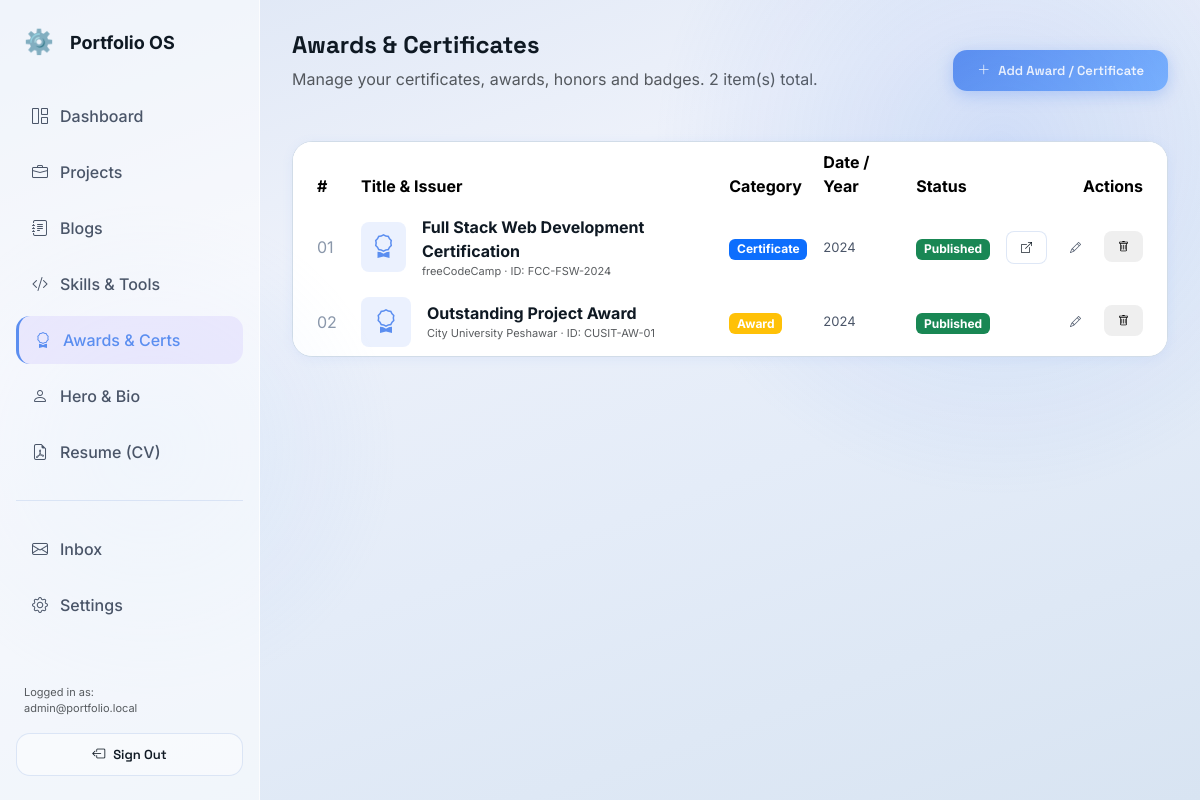
The app's page /admin/certificates/index.php (signed in) with its own data.
### tables this page shows
CREATE TABLE IF NOT EXISTS users (
    id               INT UNSIGNED AUTO_INCREMENT PRIMARY KEY,
    email            VARCHAR(255) NOT NULL UNIQUE,
    password_hash    VARCHAR(255) NOT NULL,
    role             ENUM('owner','editor') NOT NULL DEFAULT 'owner',
    totp_secret      VARCHAR(64)  NULL,
    totp_enabled     TINYINT(1)   NOT NULL DEFAULT 0,
    failed_attempts  INT UNSIGNED NOT NULL DEFAULT 0,
    locked_until     DATETIME     NULL,
    last_login       DATETIME     NULL,
    created_at       DATETIME     NOT NULL DEFAULT CURRENT_TIMESTAMP,
    updated_at       DATETIME     NOT NULL DEFAULT CURRENT_TIMESTAMP ON UPDATE CURRENT_TIMESTAMP,
    INDEX idx_email (email)
);

CREATE TABLE IF NOT EXISTS certificates (
    id             INT UNSIGNED AUTO_INCREMENT PRIMARY KEY,
    title          VARCHAR(255) NOT NULL,
    issuer         VARCHAR(255) NOT NULL,
    issue_date     VARCHAR(50)  NULL,
    credential_id  VARCHAR(100) NULL,
    credential_url VARCHAR(500) NULL,
    image          VARCHAR(255) NULL,
    category       ENUM('certificate','award','badge') NOT NULL DEFAULT 'certificate',
    description    TEXT         NULL,
    sort_order     INT          NOT NULL DEFAULT 0,
    is_published   TINYINT(1)   NOT NULL DEFAULT 1,
    created_at     DATETIME     NOT NULL DEFAULT CURRENT_TIMESTAMP,
    updated_at     DATETIME     NOT NULL DEFAULT CURRENT_TIMESTAMP ON UPDATE CURRENT_TIMESTAMP,
    INDEX idx_category (category),
    INDEX idx_published (is_published),
    INDEX idx_sort (sort_order)
);

### includes/db.php (called while the page is built, shortened)
<?php
class Database
{
    private static ?PDO $instance = null;
    public static function getInstance(): ?PDO
    {
        if (self::$instance === null) {
            $dsn = sprintf(
                'mysql:host=%s;port=%s;dbname=%s;charset=utf8mb4',
                DB_HOST, DB_PORT, DB_NAME
            );
            $options = [
                PDO::ATTR_ERRMODE            => PDO::ERRMODE_EXCEPTION,
                PDO::ATTR_DEFAULT_FETCH_MODE => PDO::FETCH_ASSOC,
                PDO::ATTR_EMULATE_PREPARES   => false,
                PDO::MYSQL_ATTR_INIT_COMMAND => "SET NAMES utf8mb4 COLLATE utf8mb4_unicode_ci",
            ];
            try {
                self::$instance = new PDO($dsn, DB_USER, DB_PASS, $options);
            } catch (PDOException $e) {
                error_log('[DB] Connection failed: ' . $e->getMessage());
                if (defined('APP_ENV') && APP_ENV === 'development') {
                    return null;
                }
                http_response_code(500);
                exit(json_encode(['error' => 'Service temporarily unavailable']));
            }
        }
        return self::$instance;
    }
    public static function select(string $sql, array $params = []): array
    {
        $pdo = self::getInstance();
        $stmt = $pdo->prepare($sql);
        $stmt->execute($params);
        return $stmt->fetchAll();
    }
    public static function selectOne(string $sql, array $params = []): ?array
    {
        $pdo = self::getInstance();
        $stmt = $pdo->prepare($sql);
        $stmt->execute($params);
        $row = $stmt->fetch();
        return $row !== false ? $row : null;
    }
}

### includes/auth.php (called while the page is built, shortened)
<?php
require_once __DIR__ . '/db.php';
require_once __DIR__ . '/security.php';
function requireAdmin(): array
{
    $user = Database::selectOne(
        "SELECT id, email, role, locked_until FROM users WHERE id = ? AND role IN ('owner','editor')",
        [$_SESSION['admin_user_id']]
    );
    return $user;
}

### includes/security.php (called while the page is built, shortened)
<?php
require_once __DIR__ . '/db.php';
function e(mixed $value): string
{
    return htmlspecialchars((string)$value, ENT_QUOTES | ENT_HTML5, 'UTF-8');
}

### admin/certificates/index.php (the view, shortened to what this page needs)
<?php
$activeMenu = 'certificates';
require_once dirname(__DIR__) . '/includes/admin-header.php';
$certificates = Database::select("SELECT * FROM certificates ORDER BY sort_order ASC, created_at DESC");
?>
<div class="top-bar">
  <div>
    <h1 style="font-size:var(--text-2xl); font-weight:var(--weight-bold);">Awards &amp; Certificates</h1>
    <p class="text-muted">Manage your certificates, awards, honors and badges. <?= count($certificates) ?> item(s) total.</p>
  </div>
  <a href="<?= APP_URL ?>/admin/certificates/form.php" class="btn-neu btn-neu--primary">
    <i class="bi bi-plus-lg"></i> Add Award / Certificate
  </a>
</div>
<div class="neu-card" style="padding: 0; overflow: hidden;">
  <div class="table-responsive">
    <table class="table table-hover table-borderless mb-0" style="color:var(--color-text-secondary);">
      <thead style="background:var(--color-surface-2); border-bottom:1px solid var(--color-border);">
        <tr>
          <th class="ps-4" style="width:60px;">#</th>
          <th>Title &amp; Issuer</th>
          <th>Category</th>
          <th>Date / Year</th>
          <th>Status</th>
          <th class="pe-4 text-end">Actions</th>
        </tr>
      </thead>
      <tbody>
        <?php if (empty($certificates)): ?>
          <tr>
            <td colspan="6" class="text-center py-5 text-muted">
              <i class="bi bi-award mb-2" style="font-size:2.5rem; display:block; color:var(--color-accent); opacity:.6;"></i>
              No certificates or awards added yet.
              <br>
              <a href="<?= APP_URL ?>/admin/certificates/form.php" class="btn-neu btn-neu--primary mt-3" style="display:inline-flex;">
                <i class="bi bi-plus-lg me-1"></i> Add your first certificate
              </a>
            </td>
          </tr>
        <?php else: ?>
          <?php foreach ($certificates as $i => $c):
            $isPublished = (bool)($c['is_published'] ?? 1);
            $cat = htmlspecialchars($c['category'] ?? 'certificate');
            $badgeColor = match($cat) {
              'award' => 'warning',
              'badge' => 'info',
              default => 'primary'
            };
          ?>
          <tr style="border-bottom:1px solid var(--color-border);">
            <td class="ps-4" style="vertical-align:middle; color:var(--color-text-muted);">
              <?= str_pad((string)($i+1), 2, '0', STR_PAD_LEFT) ?>
            </td>
            <td style="vertical-align:middle;">
              <div class="flex items-center gap-3">
                <?php if (!empty($c['image']) && file_exists(UPLOAD_PATH . '/certificates/' . $c['image'])): ?>
                  <img src="<?= APP_URL ?>/uploads/certificates/<?= e($c['image']) ?>" alt="Thumbnail"
                       style="width:50px; height:50px; object-fit:cover; border-radius:var(--radius-sm); border:1px solid var(--color-border);">
                <?php else: ?>
                  <div style="width:50px; height:50px; border-radius:var(--radius-sm); background:var(--color-accent-soft); display:flex; align-items:center; justify-content:center; color:var(--color-accent); font-size:1.5rem;">
                    <i class="bi bi-award"></i>
                  </div>
                <?php endif; ?>
                <div>
                  <div style="font-weight:var(--weight-bold); color:var(--color-text-primary); font-size:var(--text-base);">
                    <?= e($c['title']) ?>
                  </div>
                  <div class="text-xs text-muted">
                    <?= e($c['issuer']) ?> <?= !empty($c['credential_id']) ? '· ID: ' . e($c['credential_id']) : '' ?>
                  </div>
                </div>
              </div>
            </td>
            <td style="vertical-align:middle;">
              <span class="badge bg-<?= $badgeColor ?> text-capitalize"><?= e($cat) ?></span>
            </td>
            <td style="vertical-align:middle; color:var(--color-text-secondary); font-size:var(--text-sm);">
              <?= e($c['issue_date'] ?: '—') ?>
            </td>
            <td style="vertical-align:middle;">
              <span class="badge bg-<?= $isPublished ? 'success' : 'secondary' ?>">
                <?= $isPublished ? 'Published' : 'Draft' ?>
              </span>
            </td>
            <td class="pe-4 text-end" style="vertical-align:middle;">
              <div class="flex gap-2 justify-end" style="justify-content:flex-end;">
                <?php if (!empty($c['credential_url'])): ?>
                  <a href="<?= e($c['credential_url']) ?>" target="_blank" rel="noopener noreferrer"
                     class="btn-neu btn-neu--ghost btn-neu--sm" title="View Credential URL">
                    <i class="bi bi-box-arrow-up-right"></i>
                  </a>
                <?php endif; ?>
                <a href="<?= APP_URL ?>/admin/certificates/form.php?id=<?= (int)$c['id'] ?>"
                   class="btn-neu btn-neu--secondary btn-neu--sm" title="Edit">
                  <i class="bi bi-pencil"></i>
                </a>
                <form method="POST" action="<?= APP_URL ?>/admin/certificates/delete.php" style="display:inline;"
                      onsubmit="return confirm('Are you sure you want to delete this certificate?');">
                  <button type="submit" class="btn-neu btn-neu--danger btn-neu--sm" title="Delete">
                    <i class="bi bi-trash"></i>
                  </button>
                </form>
              </div>
            </td>
          </tr>
          <?php endforeach; ?>
        <?php endif; ?>
      </tbody>
    </table>
  </div>
</div>
<?php require_once dirname(__DIR__) . '/includes/admin-footer.php'; ?>

### admin/includes/admin-header.php (shortened to what this page needs)
<?php
require_once dirname(__DIR__) . '/../includes/db.php';
require_once dirname(__DIR__) . '/../includes/security.php';
require_once dirname(__DIR__) . '/../includes/auth.php';
$adminUser = requireAdmin();
$activeMenu = $activeMenu ?? 'dashboard';
?>
<!DOCTYPE html>
<html lang="en">
<head>
  <link rel="stylesheet" href="https://cdn.jsdelivr.net/npm/bootstrap@5.3.3/dist/css/bootstrap.min.css">
  <link rel="stylesheet" href="https://cdnjs.cloudflare.com/ajax/libs/bootstrap-icons/1.11.3/font/bootstrap-icons.min.css">
  <link rel="stylesheet" href="<?= APP_URL ?>/assets/css/design-tokens.css">
  <link rel="stylesheet" href="<?= APP_URL ?>/assets/css/neumorphic.css">
  <link rel="stylesheet" href="<?= APP_URL ?>/assets/css/main.css">
</head>
<body>
<aside class="admin-sidebar" id="sidebar">
  <div class="flex items-center gap-3 px-2">
    <div style="font-size:24px;">⚙️</div>
    <div style="font-weight:var(--weight-bold); font-size:var(--text-lg);">Portfolio OS</div>
  </div>
  <nav class="admin-nav">
    <a href="<?= APP_URL ?>/admin/dashboard.php" class="admin-nav-item <?= $activeMenu === 'dashboard' ? 'active' : '' ?>">
      <i class="bi bi-grid-1x2"></i> Dashboard
    </a>
    <a href="<?= APP_URL ?>/admin/projects/" class="admin-nav-item <?= $activeMenu === 'projects' ? 'active' : '' ?>">
      <i class="bi bi-briefcase"></i> Projects
    </a>
    <a href="<?= APP_URL ?>/admin/blogs/" class="admin-nav-item <?= $activeMenu === 'blogs' ? 'active' : '' ?>">
      <i class="bi bi-journal-text"></i> Blogs
    </a>
    <a href="<?= APP_URL ?>/admin/skills/" class="admin-nav-item <?= $activeMenu === 'skills' ? 'active' : '' ?>">
      <i class="bi bi-code-slash"></i> Skills &amp; Tools
    </a>
    <a href="<?= APP_URL ?>/admin/certificates/" class="admin-nav-item <?= $activeMenu === 'certificates' ? 'active' : '' ?>">
      <i class="bi bi-award"></i> Awards &amp; Certs
    </a>
    <a href="<?= APP_URL ?>/admin/about/" class="admin-nav-item <?= $activeMenu === 'about' ? 'active' : '' ?>">
      <i class="bi bi-person"></i> Hero & Bio
    </a>
    <a href="<?= APP_URL ?>/admin/cv/" class="admin-nav-item <?= $activeMenu === 'cv' ? 'active' : '' ?>">
      <i class="bi bi-file-earmark-pdf"></i> Resume (CV)
    </a>
    <div class="neu-divider" style="margin: var(--space-4) 0;"></div>
    <a href="<?= APP_URL ?>/admin/messages/" class="admin-nav-item <?= $activeMenu === 'messages' ? 'active' : '' ?>">
      <i class="bi bi-envelope"></i> Inbox
    </a>
    <a href="<?= APP_URL ?>/admin/settings/" class="admin-nav-item <?= $activeMenu === 'settings' ? 'active' : '' ?>">
      <i class="bi bi-gear"></i> Settings
    </a>
  </nav>
  <div class="mt-auto">
    <div class="text-xs text-muted mb-3 px-2">Logged in as:<br><?= e($adminUser['email']) ?></div>
    <form action="<?= APP_URL ?>/api/auth/logout.php" method="POST">
      <button type="submit" class="btn-neu btn-neu--ghost w-full text-start">
        <i class="bi bi-box-arrow-left"></i> Sign Out
      </button>
    </form>
  </div>
</aside>
<main class="admin-content">

### assets/css/design-tokens.css (style rules this page uses)
:root { --color-base: #e8ecf4; --color-surface: rgba(255,255,255,0.55); --color-surface-2: rgba(255,255,255,0.75); --color-surface-3: rgba(255,255,255,0.9); --color-surface-solid: #f0f4fb; --color-accent: #5b8ef0; --color-accent-2: #7bb3ff; --color-accent-dark: #3a6dd8; --color-accent-glow: rgba(91,142,240,0.35); --color-accent-soft: rgba(91,142,240,0.12); --color-text-primary: #0f1923; --color-text-secondary: #4a5568; --color-text-muted: #8a97aa; --color-text-light: #cdd5e0; --color-border: rgba(255,255,255,0.7); --color-border-inner: rgba(200,215,240,0.6); --color-border-accent: rgba(91,142,240,0.5); --color-success: #10b981; --color-error: #ef4444; --font-sans: 'Inter', 'DM Sans', sans-serif; --font-display: 'Space Grotesk', sans-serif; --font-mono: 'JetBrains Mono', monospace; --text-xs: 0.6875rem; --text-sm: 0.8125rem; --text-base: 1rem; --text-lg: 1.125rem; --text-xl: 1.25rem; --text-2xl: 1.5rem; --text-3xl: 2rem; --text-4xl: 2.75rem; --text-5xl: 3.75rem; --text-6xl: 5rem; --text-7xl: 7rem; --weight-light: 300; --weight-normal: 400; --weight-medium: 500; --weight-semibold: 600; --weight-bold: 700; --weight-extrabold:800; --leading-tight: 1.05; --leading-normal: 1.5; --leading-loose: 1.75; --space-1: .25rem; --space-2: .5rem; --space-3: .75rem; --space-4: 1rem; --space-5: 1.25rem; --space-6: 1.5rem; --space-8: 2rem; --space-10: 2.5rem; --space-12: 3rem; --space-16: 4rem; --space-20: 5rem; --space-24: 6rem; --radius-sm: 8px; --radius-md: 14px; --radius-lg: 20px; --radius-xl: 28px; --radius-full: 9999px; --glass-bg: rgba(255,255,255,0.55); --glass-bg-dark: rgba(255,255,255,0.35); --glass-border: rgba(255,255,255,0.75); --glass-shadow: 0 8px 32px rgba(91,142,240,0.12), 0 2px 8px rgba(0,0,0,0.06); --glass-shadow-lg: 0 20px 60px rgba(91,142,240,0.18), 0 4px 16px rgba(0,0,0,0.08); --glass-shadow-hover:0 24px 72px rgba(91,142,240,0.25), 0 8px 24px rgba(0,0,0,0.1); --blur-sm: blur(8px); --blur-md: blur(16px); --blur-lg: blur(24px); --dur-fast: 120ms; --dur-normal: 280ms; --dur-slow: 480ms; --ease: cubic-bezier(.4,0,.2,1); --ease-spring:cubic-bezier(.34,1.56,.64,1); --dock-h: 64px; --dock-offset: 16px; --z-base: 1; --z-above: 10; --z-dock: 100; --z-modal: 1000; --chrome-gradient: linear-gradient(135deg, #c8d8f0 0%, #ffffff 25%, #a8bce0 50%, #dde9ff 75%, #8aabda 100%); }

### assets/css/neumorphic.css (style rules this page uses)
.neu-card { background: var(--glass-bg); backdrop-filter: var(--blur-md); -webkit-backdrop-filter: var(--blur-md); border: 1px solid var(--glass-border); border-radius: var(--radius-lg); box-shadow: var(--glass-shadow); padding: var(--space-6); position: relative; transition: box-shadow var(--dur-normal), transform var(--dur-normal); overflow: hidden; }
.neu-card::before { content: ''; position: absolute; inset: 0; background: linear-gradient(135deg, rgba(255,255,255,0.5) 0%, transparent 60%); border-radius: inherit; pointer-events: none; }
.btn-neu, .btn { display: inline-flex; align-items: center; justify-content: center; gap: var(--space-2); padding: 11px 24px; border-radius: var(--radius-md); font-family: var(--font-display); font-size: var(--text-sm); font-weight: 600; cursor: pointer; border: none; transition: all var(--dur-fast) var(--ease); text-decoration: none; white-space: nowrap; }
.btn-neu--primary, .btn--primary { background: linear-gradient(135deg, var(--color-accent), var(--color-accent-2)); color: #fff; box-shadow: 0 4px 16px var(--color-accent-glow); }
.btn-neu--secondary, .btn--secondary { background: rgba(255,255,255,0.6); backdrop-filter: blur(8px); border: 1px solid var(--glass-border); color: var(--color-text-secondary); }
.btn-neu--ghost, .btn--ghost { background: rgba(255,255,255,0.4); border: 1px solid var(--color-border-inner); color: var(--color-text-primary); }
.btn-neu--sm, .btn--sm { padding: 7px 14px; font-size: var(--text-xs); border-radius: var(--radius-sm); }
.neu-divider { height: 1px; background: var(--color-border-inner); margin: var(--space-6) 0; }

### records on screen
users: email "admin@portfolio.local"
certificates: i "01", title "Full Stack Web Development Certification", issuer "freeCodeCamp", credential "FCC-FSW-2024", category "Certificate", issue_date "2024", is_published "Published"
certificates: i "02", title "Outstanding Project Award", issuer "City University Peshawar", credential "CUSIT-AW-01", category "Award", issue_date "2024", is_published "Published"

### other values on screen
count($certificates) "2"
